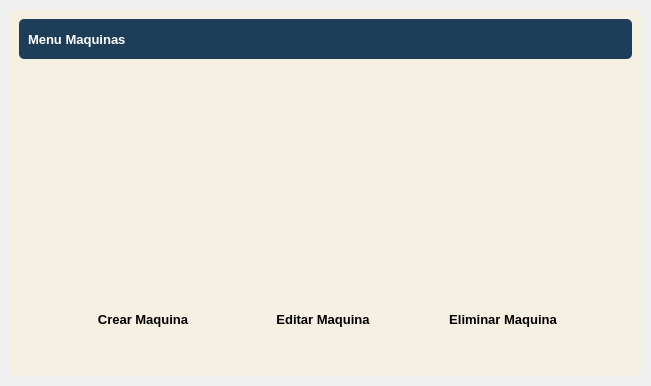
<?xml version="1.0" encoding="UTF-8"?>
<ui version="4.0">
 <class>DetailWindow</class>
 <widget class="QWidget" name="DetailWindow">
  <property name="geometry">
   <rect>
    <x>0</x>
    <y>0</y>
    <width>651</width>
    <height>386</height>
   </rect>
  </property>
  <property name="windowTitle">
   <string>Form</string>
  </property>
  <property name="styleSheet">
   <string notr="true">border-radius: 5px</string>
  </property>
  <layout class="QVBoxLayout" name="verticalLayout">
   <property name="spacing">
    <number>0</number>
   </property>
   <property name="leftMargin">
    <number>0</number>
   </property>
   <property name="topMargin">
    <number>0</number>
   </property>
   <property name="rightMargin">
    <number>0</number>
   </property>
   <property name="bottomMargin">
    <number>0</number>
   </property>
   <item>
    <widget class="QFrame" name="central_widget_frame">
     <property name="frameShape">
      <enum>QFrame::StyledPanel</enum>
     </property>
     <property name="frameShadow">
      <enum>QFrame::Raised</enum>
     </property>
     <layout class="QVBoxLayout" name="shadow_layout">
      <property name="spacing">
       <number>0</number>
      </property>
      <property name="leftMargin">
       <number>10</number>
      </property>
      <property name="topMargin">
       <number>10</number>
      </property>
      <property name="rightMargin">
       <number>10</number>
      </property>
      <property name="bottomMargin">
       <number>10</number>
      </property>
      <item>
       <widget class="QFrame" name="background_frame">
        <property name="styleSheet">
         <string notr="true">background-color: rgb(245, 240, 225);</string>
        </property>
        <property name="frameShape">
         <enum>QFrame::StyledPanel</enum>
        </property>
        <property name="frameShadow">
         <enum>QFrame::Raised</enum>
        </property>
        <layout class="QVBoxLayout" name="verticalLayout_2">
         <item>
          <widget class="QFrame" name="top_bar_frame">
           <property name="minimumSize">
            <size>
             <width>0</width>
             <height>40</height>
            </size>
           </property>
           <property name="maximumSize">
            <size>
             <width>16777215</width>
             <height>40</height>
            </size>
           </property>
           <property name="styleSheet">
            <string notr="true">background-color: #1e3d59;</string>
           </property>
           <property name="frameShape">
            <enum>QFrame::StyledPanel</enum>
           </property>
           <property name="frameShadow">
            <enum>QFrame::Raised</enum>
           </property>
           <layout class="QHBoxLayout" name="horizontalLayout_3">
            <item>
             <widget class="QLabel" name="title_label">
              <property name="font">
               <font>
                <pointsize>10</pointsize>
                <bold>true</bold>
               </font>
              </property>
              <property name="styleSheet">
               <string notr="true">color: white;</string>
              </property>
              <property name="text">
               <string>Menu Maquinas</string>
              </property>
             </widget>
            </item>
            <item>
             <widget class="QFrame" name="buttons_holder_frame">
              <property name="minimumSize">
               <size>
                <width>0</width>
                <height>30</height>
               </size>
              </property>
              <property name="maximumSize">
               <size>
                <width>113</width>
                <height>16777215</height>
               </size>
              </property>
              <property name="frameShape">
               <enum>QFrame::StyledPanel</enum>
              </property>
              <property name="frameShadow">
               <enum>QFrame::Raised</enum>
              </property>
              <widget class="QToolButton" name="minimize_button">
               <property name="geometry">
                <rect>
                 <x>10</x>
                 <y>0</y>
                 <width>22</width>
                 <height>22</height>
                </rect>
               </property>
               <property name="text">
                <string/>
               </property>
               <property name="icon">
                <iconset>
                 <normaloff>../../pys6-recipes-organizer/assets/icons/minimize-window.png</normaloff>../../pys6-recipes-organizer/assets/icons/minimize-window.png</iconset>
               </property>
               <property name="iconSize">
                <size>
                 <width>25</width>
                 <height>25</height>
                </size>
               </property>
              </widget>
              <widget class="QToolButton" name="restore_button">
               <property name="geometry">
                <rect>
                 <x>50</x>
                 <y>0</y>
                 <width>22</width>
                 <height>22</height>
                </rect>
               </property>
               <property name="text">
                <string/>
               </property>
               <property name="icon">
                <iconset>
                 <normaloff>../../pys6-recipes-organizer/assets/icons/restore-window.png</normaloff>../../pys6-recipes-organizer/assets/icons/restore-window.png</iconset>
               </property>
               <property name="iconSize">
                <size>
                 <width>25</width>
                 <height>25</height>
                </size>
               </property>
              </widget>
              <widget class="QToolButton" name="maximize_button">
               <property name="geometry">
                <rect>
                 <x>50</x>
                 <y>0</y>
                 <width>22</width>
                 <height>22</height>
                </rect>
               </property>
               <property name="text">
                <string/>
               </property>
               <property name="icon">
                <iconset>
                 <normaloff>../../pys6-recipes-organizer/assets/icons/maximize-window.png</normaloff>../../pys6-recipes-organizer/assets/icons/maximize-window.png</iconset>
               </property>
               <property name="iconSize">
                <size>
                 <width>25</width>
                 <height>25</height>
                </size>
               </property>
              </widget>
              <widget class="QToolButton" name="close_button">
               <property name="geometry">
                <rect>
                 <x>90</x>
                 <y>0</y>
                 <width>22</width>
                 <height>22</height>
                </rect>
               </property>
               <property name="text">
                <string/>
               </property>
               <property name="icon">
                <iconset>
                 <normaloff>../../pys6-recipes-organizer/assets/icons/close-window.png</normaloff>../../pys6-recipes-organizer/assets/icons/close-window.png</iconset>
               </property>
               <property name="iconSize">
                <size>
                 <width>25</width>
                 <height>25</height>
                </size>
               </property>
              </widget>
             </widget>
            </item>
           </layout>
          </widget>
         </item>
         <item>
          <widget class="QFrame" name="content_frame">
           <property name="frameShape">
            <enum>QFrame::StyledPanel</enum>
           </property>
           <property name="frameShadow">
            <enum>QFrame::Raised</enum>
           </property>
           <layout class="QVBoxLayout" name="verticalLayout_3">
            <item>
             <widget class="QFrame" name="frame">
              <property name="frameShape">
               <enum>QFrame::StyledPanel</enum>
              </property>
              <property name="frameShadow">
               <enum>QFrame::Raised</enum>
              </property>
              <widget class="QPushButton" name="edit_button">
               <property name="geometry">
                <rect>
                 <x>220</x>
                 <y>230</y>
                 <width>150</width>
                 <height>31</height>
                </rect>
               </property>
               <property name="minimumSize">
                <size>
                 <width>150</width>
                 <height>30</height>
                </size>
               </property>
               <property name="font">
                <font>
                 <pointsize>10</pointsize>
                 <bold>true</bold>
                </font>
               </property>
               <property name="styleSheet">
                <string notr="true">QPushButton{
	background-color : #007BFF;
	color: white;
}
QPushButton::hover {background-color : #ffc13b};</string>
               </property>
               <property name="text">
                <string>Editar Maquina</string>
               </property>
               <property name="iconSize">
                <size>
                 <width>20</width>
                 <height>20</height>
                </size>
               </property>
              </widget>
              <widget class="QPushButton" name="finish_button">
               <property name="geometry">
                <rect>
                 <x>400</x>
                 <y>230</y>
                 <width>150</width>
                 <height>31</height>
                </rect>
               </property>
               <property name="minimumSize">
                <size>
                 <width>150</width>
                 <height>30</height>
                </size>
               </property>
               <property name="font">
                <font>
                 <pointsize>10</pointsize>
                 <bold>true</bold>
                </font>
               </property>
               <property name="styleSheet">
                <string notr="true">QPushButton{
	background-color : #DC3545;
	color: white;
}
QPushButton::hover {background-color : #ffc13b};</string>
               </property>
               <property name="text">
                <string>Eliminar Maquina</string>
               </property>
               <property name="iconSize">
                <size>
                 <width>20</width>
                 <height>20</height>
                </size>
               </property>
              </widget>
              <widget class="QPushButton" name="view_button">
               <property name="geometry">
                <rect>
                 <x>40</x>
                 <y>230</y>
                 <width>150</width>
                 <height>31</height>
                </rect>
               </property>
               <property name="minimumSize">
                <size>
                 <width>150</width>
                 <height>30</height>
                </size>
               </property>
               <property name="font">
                <font>
                 <pointsize>10</pointsize>
                 <bold>true</bold>
                </font>
               </property>
               <property name="styleSheet">
                <string notr="true">QPushButton{
	background-color : #17A2B8;
	color: white;
}
QPushButton::hover {background-color : #ffc13b};</string>
               </property>
               <property name="text">
                <string>Crear Maquina</string>
               </property>
               <property name="iconSize">
                <size>
                 <width>20</width>
                 <height>20</height>
                </size>
               </property>
              </widget>
              <widget class="QTableWidget" name="tableWidget">
               <property name="geometry">
                <rect>
                 <x>10</x>
                 <y>20</y>
                 <width>571</width>
                 <height>181</height>
                </rect>
               </property>
               <property name="styleSheet">
                <string notr="true">
</string>
               </property>
              </widget>
             </widget>
            </item>
           </layout>
          </widget>
         </item>
        </layout>
       </widget>
      </item>
     </layout>
    </widget>
   </item>
  </layout>
 </widget>
 <resources/>
 <connections/>
</ui>
